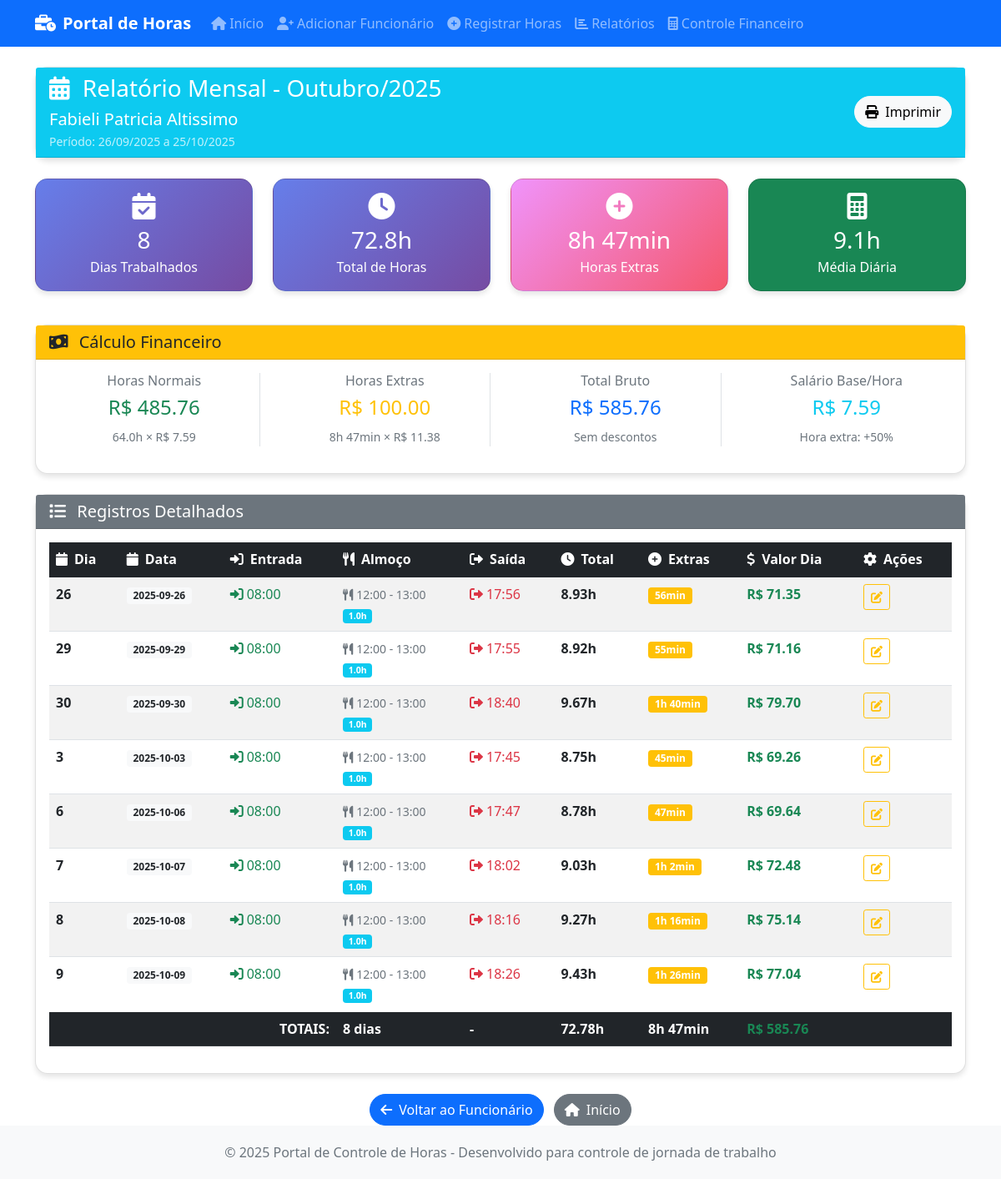
/relatorio_mensal/Fabieli Patricia Altissimo/10/2025, run on an earlier commit of the app's database.
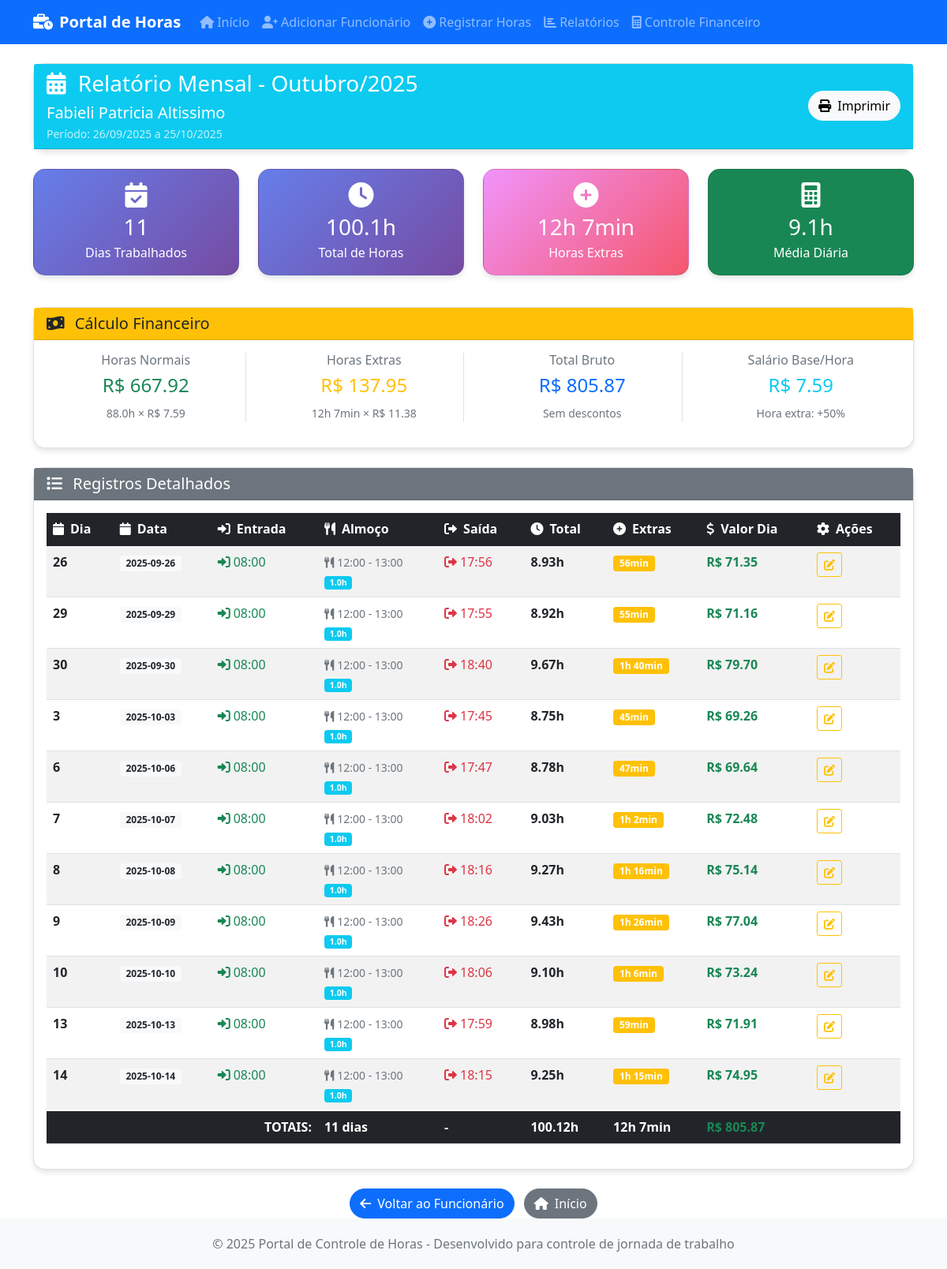
And on a later commit of the database.
### tables this page shows
CREATE TABLE funcionarios (
            id INTEGER PRIMARY KEY AUTOINCREMENT,
            nome TEXT NOT NULL UNIQUE,
            cargo TEXT NOT NULL,
            salario_mensal REAL NOT NULL,
            salario_hora REAL NOT NULL,
            horas_mensais INTEGER NOT NULL DEFAULT 220,
            data_cadastro DATE NOT NULL,
            ativo BOOLEAN NOT NULL DEFAULT 1,
            created_at TIMESTAMP DEFAULT CURRENT_TIMESTAMP,
            updated_at TIMESTAMP DEFAULT CURRENT_TIMESTAMP
        , desconto REAL DEFAULT 0.00);

CREATE TABLE registros_ponto (
            id INTEGER PRIMARY KEY AUTOINCREMENT,
            funcionario_id INTEGER NOT NULL,
            data DATE NOT NULL,
            dia INTEGER NOT NULL,
            mes INTEGER NOT NULL,
            ano INTEGER NOT NULL,
            hora_entrada TIME NOT NULL,
            hora_saida_almoco TIME NOT NULL,
            hora_volta_almoco TIME NOT NULL,
            hora_saida TIME NOT NULL,
            tempo_almoco REAL NOT NULL,
            horas_trabalhadas REAL NOT NULL,
            horas_extras REAL NOT NULL,
            data_registro TIMESTAMP NOT NULL,
            data_edicao TIMESTAMP NULL,
            created_at TIMESTAMP DEFAULT CURRENT_TIMESTAMP,
            updated_at TIMESTAMP DEFAULT CURRENT_TIMESTAMP,
            FOREIGN KEY (funcionario_id) REFERENCES funcionarios (id),
            UNIQUE(funcionario_id, data)
        );

### index.py (the view)
@app.route('/relatorio_mensal/<funcionario_nome>/<int:mes>/<int:ano>')
def relatorio_mensal(funcionario_nome, mes, ano):
    query = "SELECT * FROM funcionarios WHERE nome = ?"
    funcionario_data = DatabaseManager.execute_query(query, (funcionario_nome,), fetch_one=True)
    if not funcionario_data:
        flash('Funcionário não encontrado!', 'error')
        return redirect(url_for('index'))
    from datetime import date
    data_referencia = date(ano, mes, 25)  # Usar o dia 25 do mês solicitado
    data_inicio, data_fim, _, _ = calcular_periodo_fechamento(data_referencia)
    query = """
        SELECT * FROM registros_ponto
        WHERE funcionario_id = ? AND data >= ? AND data <= ?
        ORDER BY data
    """
    registros_mes = DatabaseManager.execute_query(query, (funcionario_data['id'], data_inicio.strftime('%Y-%m-%d'), data_fim.strftime('%Y-%m-%d')), fetch_all=True)
    total_mensal = calcular_total_mensal_fechamento(funcionario_data['id'], mes, ano)
    valor_horas_normais = 0
    valor_horas_extras = 0
    salario_hora = funcionario_data['salario_hora']
    for registro in registros_mes:
        horas_normais = min(registro['horas_trabalhadas'], 8)
        valor_horas_normais += horas_normais * salario_hora
        valor_horas_extras += registro['horas_extras'] * salario_hora * 1.5  # 50% adicional
    meses_nomes = ['Janeiro', 'Fevereiro', 'Março', 'Abril', 'Maio', 'Junho',
                   'Julho', 'Agosto', 'Setembro', 'Outubro', 'Novembro', 'Dezembro']
    periodo_info = {
        'data_inicio': data_inicio.strftime('%d/%m/%Y'),
        'data_fim': data_fim.strftime('%d/%m/%Y'),
        'descricao': f"Período: {data_inicio.strftime('%d/%m/%Y')} a {data_fim.strftime('%d/%m/%Y')}"
    }
    return render_template('relatorio_mensal.html',
                         funcionario=funcionario_nome,
                         mes=mes,
                         ano=ano,
                         mes_nome=meses_nomes[mes-1],
                         registros=registros_mes,
                         total=total_mensal,
                         funcionario_data=funcionario_data,
                         valor_horas_normais=valor_horas_normais,
                         valor_horas_extras=valor_horas_extras,
                         periodo=periodo_info)

### templates/relatorio_mensal.html (shortened to what this page needs)
{% extends "base.html" %}
{% block content %}
<div class="row">
    <div class="col-12">
        <div class="card mb-4">
            <div class="card-header bg-info text-white">
                <div class="row align-items-center">
                    <div class="col">
                        <h3 class="mb-0">
                            <i class="fas fa-calendar-alt me-2"></i>
                            Relatório Mensal - {{ mes_nome }}/{{ ano }}
                        </h3>
                        <h5 class="mb-0 mt-2">{{ funcionario }}</h5>
                        {% if periodo %}
                        <small class="mb-0 mt-1 d-block opacity-75">{{ periodo.descricao }}</small>
                        {% endif %}
                    </div>
                    <div class="col-auto">
                        <button onclick="window.print()" class="btn btn-light btn-custom">
                            <i class="fas fa-print me-2"></i>Imprimir
                        </button>
                    </div>
                </div>
            </div>
        </div>
    </div>
</div>
<div class="row mb-4">
    <div class="col-lg-3 col-md-6 mb-3">
        <div class="card stats-card text-white h-100">
            <div class="card-body text-center">
                <i class="fas fa-calendar-check fa-2x mb-2"></i>
                <h3 class="mb-1">{{ total.dias_trabalhados }}</h3>
                <p class="mb-0">Dias Trabalhados</p>
            </div>
        </div>
    </div>
    <div class="col-lg-3 col-md-6 mb-3">
        <div class="card stats-card text-white h-100">
            <div class="card-body text-center">
                <i class="fas fa-clock fa-2x mb-2"></i>
                <h3 class="mb-1">{{ "%.1f"|format(total.total_horas) }}h</h3>
                <p class="mb-0">Total de Horas</p>
            </div>
        </div>
    </div>
    <div class="col-lg-3 col-md-6 mb-3">
        <div class="card extras-card text-white h-100">
            <div class="card-body text-center">
                <i class="fas fa-plus-circle fa-2x mb-2"></i>
                <h3 class="mb-1">{{ total.total_extras|horas_hm }}</h3>
                <p class="mb-0">Horas Extras</p>
            </div>
        </div>
    </div>
    <div class="col-lg-3 col-md-6 mb-3">
        <div class="card bg-success text-white h-100">
            <div class="card-body text-center">
                <i class="fas fa-calculator fa-2x mb-2"></i>
                <h3 class="mb-1">{{ "%.1f"|format((total.total_horas / total.dias_trabalhados) if total.dias_trabalhados > 0 else 0) }}h</h3>
                <p class="mb-0">Média Diária</p>
            </div>
        </div>
    </div>
</div>
{% if funcionario_data and funcionario_data.salario_hora %}
<div class="row mb-4">
    <div class="col-12">
        <div class="card">
            <div class="card-header bg-warning text-dark">
                <h5 class="mb-0">
                    <i class="fas fa-money-bill-wave me-2"></i>
                    Cálculo Financeiro
                </h5>
            </div>
            <div class="card-body">
                <div class="row">
                    <div class="col-md-3 text-center mb-3">
                        <div class="border-end">
                            <h6 class="text-muted">Horas Normais</h6>
                            <h4 class="text-success">R$ {{ "%.2f"|format(valor_horas_normais) }}</h4>
                            <small class="text-muted">{{ "%.1f"|format(total.total_horas - total.total_extras) }}h × R$ {{ "%.2f"|format(funcionario_data.salario_hora) }}</small>
                        </div>
                    </div>
                    <div class="col-md-3 text-center mb-3">
                        <div class="border-end">
                            <h6 class="text-muted">Horas Extras</h6>
                            <h4 class="text-warning">R$ {{ "%.2f"|format(valor_horas_extras) }}</h4>
                            <small class="text-muted">{{ total.total_extras|horas_hm }} × R$ {{ "%.2f"|format(funcionario_data.salario_hora * 1.5) }}</small>
                        </div>
                    </div>
                    <div class="col-md-3 text-center mb-3">
                        <div class="border-end">
                            <h6 class="text-muted">Total Bruto</h6>
                            <h4 class="text-primary">R$ {{ "%.2f"|format(valor_horas_normais + valor_horas_extras) }}</h4>
                            <small class="text-muted">Sem descontos</small>
                        </div>
                    </div>
                    <div class="col-md-3 text-center mb-3">
                        <h6 class="text-muted">Salário Base/Hora</h6>
                        <h4 class="text-info">R$ {{ "%.2f"|format(funcionario_data.salario_hora) }}</h4>
                        <small class="text-muted">Hora extra: +50%</small>
                    </div>
                </div>
            </div>
        </div>
    </div>
</div>
{% endif %}
{% if registros %}
<div class="row">
    <div class="col-12">
        <div class="card">
            <div class="card-header bg-secondary text-white">
                <h5 class="mb-0">
                    <i class="fas fa-list me-2"></i>
                    Registros Detalhados
                </h5>
            </div>
            <div class="card-body">
                <div class="table-responsive">
                    <table class="table table-striped table-hover">
                        <thead class="table-dark">
                            <tr>
                                <th><i class="fas fa-calendar me-2"></i>Dia</th>
                                <th><i class="fas fa-calendar me-2"></i>Data</th>
                                <th><i class="fas fa-sign-in-alt me-2"></i>Entrada</th>
                                <th><i class="fas fa-utensils me-2"></i>Almoço</th>
                                <th><i class="fas fa-sign-out-alt me-2"></i>Saída</th>
                                <th><i class="fas fa-clock me-2"></i>Total</th>
                                <th><i class="fas fa-plus-circle me-2"></i>Extras</th>
                                {% if funcionario_data and funcionario_data.salario_hora %}
                                <th><i class="fas fa-dollar-sign me-2"></i>Valor Dia</th>
                                {% endif %}
                                <th><i class="fas fa-cog me-2"></i>Ações</th>
                            </tr>
                        </thead>
                        <tbody>
                            {% for registro in registros %}
                            <tr>
                                <td>
                                    <strong>{{ registro.dia }}</strong>
                                </td>
                                <td>
                                    <span class="badge bg-light text-dark">
                                        {{ registro.data }}
                                    </span>
                                </td>
                                <td>
                                    <span class="text-success">
                                        <i class="fas fa-sign-in-alt me-1"></i>{{ registro.hora_entrada }}
                                    </span>
                                </td>
                                <td>
                                    {% if registro.hora_saida_almoco %}
                                    <small class="text-muted">
                                        <i class="fas fa-utensils me-1"></i>{{ registro.hora_saida_almoco }} - {{ registro.hora_volta_almoco }}
                                        <br><span class="badge bg-info">{{ "%.1f"|format(registro.tempo_almoco) }}h</span>
                                    </small>
                                    {% else %}
                                    <span class="text-muted">-</span>
                                    {% endif %}
                                </td>
                                <td>
                                    <span class="text-danger">
                                        <i class="fas fa-sign-out-alt me-1"></i>{{ registro.hora_saida }}
                                    </span>
                                </td>
                                <td>
                                    <strong>{{ "%.2f"|format(registro.horas_trabalhadas) }}h</strong>
                                </td>
                                <td>
                                    {% if registro.horas_extras > 0 %}
                                        <span class="badge bg-warning">
                                            {{ registro.horas_extras|horas_hm }}
                                        </span>
                                    {% else %}
                                        <span class="text-muted">-</span>
                                    {% endif %}
                                </td>
                                {% if funcionario_data and funcionario_data.salario_hora %}
                                <td>
                                    {% set horas_normais_dia = (registro.horas_trabalhadas - registro.horas_extras) %}
                                    {% set valor_dia = (horas_normais_dia * funcionario_data.salario_hora) + (registro.horas_extras * funcionario_data.salario_hora * 1.5) %}
                                    <strong class="text-success">R$ {{ "%.2f"|format(valor_dia) }}</strong>
                                </td>
                                {% endif %}
                                <td>
                                    <div class="btn-group btn-group-sm" role="group">
                                        <a href="{{ url_for('editar_registro', registro_id=registro.id) }}"
                                           class="btn btn-outline-warning btn-sm" title="Editar">
                                            <i class="fas fa-edit"></i>
                                        </a>
                                    </div>
                                </td>
                            </tr>
                            {% endfor %}
                        </tbody>
                        <tfoot class="table-dark">
                            <tr>
                                <th colspan="3" class="text-end">TOTAIS:</th>
                                <th>{{ total.dias_trabalhados }} dias</th>
                                <th>-</th>
                                <th>{{ "%.2f"|format(total.total_horas) }}h</th>
                                <th>{{ total.total_extras|horas_hm }}</th>
                                {% if funcionario_data and funcionario_data.salario_hora %}
                                <th class="text-success">R$ {{ "%.2f"|format(valor_horas_normais + valor_horas_extras) }}</th>
                                {% endif %}
                                <th></th>
                            </tr>
                        </tfoot>
                    </table>
                </div>
            </div>
        </div>
    </div>
</div>
{% endif %}
<div class="row mt-4 d-print-none">
    <div class="col-12 text-center">
        <a href="{{ url_for('visualizar_funcionario', nome=funcionario) }}" class="btn btn-primary btn-custom me-2">
            <i class="fas fa-arrow-left me-2"></i>Voltar ao Funcionário
        </a>
        <a href="{{ url_for('index') }}" class="btn btn-secondary btn-custom">
            <i class="fas fa-home me-2"></i>Início
        </a>
    </div>
</div>
{% endblock %}

What changed in the data, as far as the page shows it:
added registros_ponto: dia "10", data "2025-10-10", hora_entrada "08:00", hora_saida_almoco "12:00", hora_volta_almoco "13:00", tempo_almoco "1.0", hora_saida "18:06", horas_trabalhadas "9.10", horas_extras|horas_hm "1h 6min", valor_dia "73.24"
added registros_ponto: dia "13", data "2025-10-13", hora_entrada "08:00", hora_saida_almoco "12:00", hora_volta_almoco "13:00", tempo_almoco "1.0", hora_saida "17:59", horas_trabalhadas "8.98", horas_extras|horas_hm "59min", valor_dia "71.91"
added registros_ponto: dia "14", data "2025-10-14", hora_entrada "08:00", hora_saida_almoco "12:00", hora_volta_almoco "13:00", tempo_almoco "1.0", hora_saida "18:15", horas_trabalhadas "9.25", horas_extras|horas_hm "1h 15min", valor_dia "74.95"
Also different on the page:
{{ total.dias_trabalhados }}: "8" → "11"
{{ "%.1f"|format(total.total_horas) }}: "72.8" → "100.1"
{{ total.total_extras|horas_hm }}: "8h 47min" → "12h 7min"
{{ "%.2f"|format(valor_horas_normais) }}: "485.76" → "667.92"
{{ "%.1f"|format(total.total_horas - total.total_extras) }}: "64.0" → "88.0"
{{ "%.2f"|format(valor_horas_extras) }}: "100.00" → "137.95"
{{ "%.2f"|format(valor_horas_normais + valor_horas_extras) }}: "585.76" → "805.87"
{{ "%.2f"|format(total.total_horas) }}: "72.78" → "100.12"
